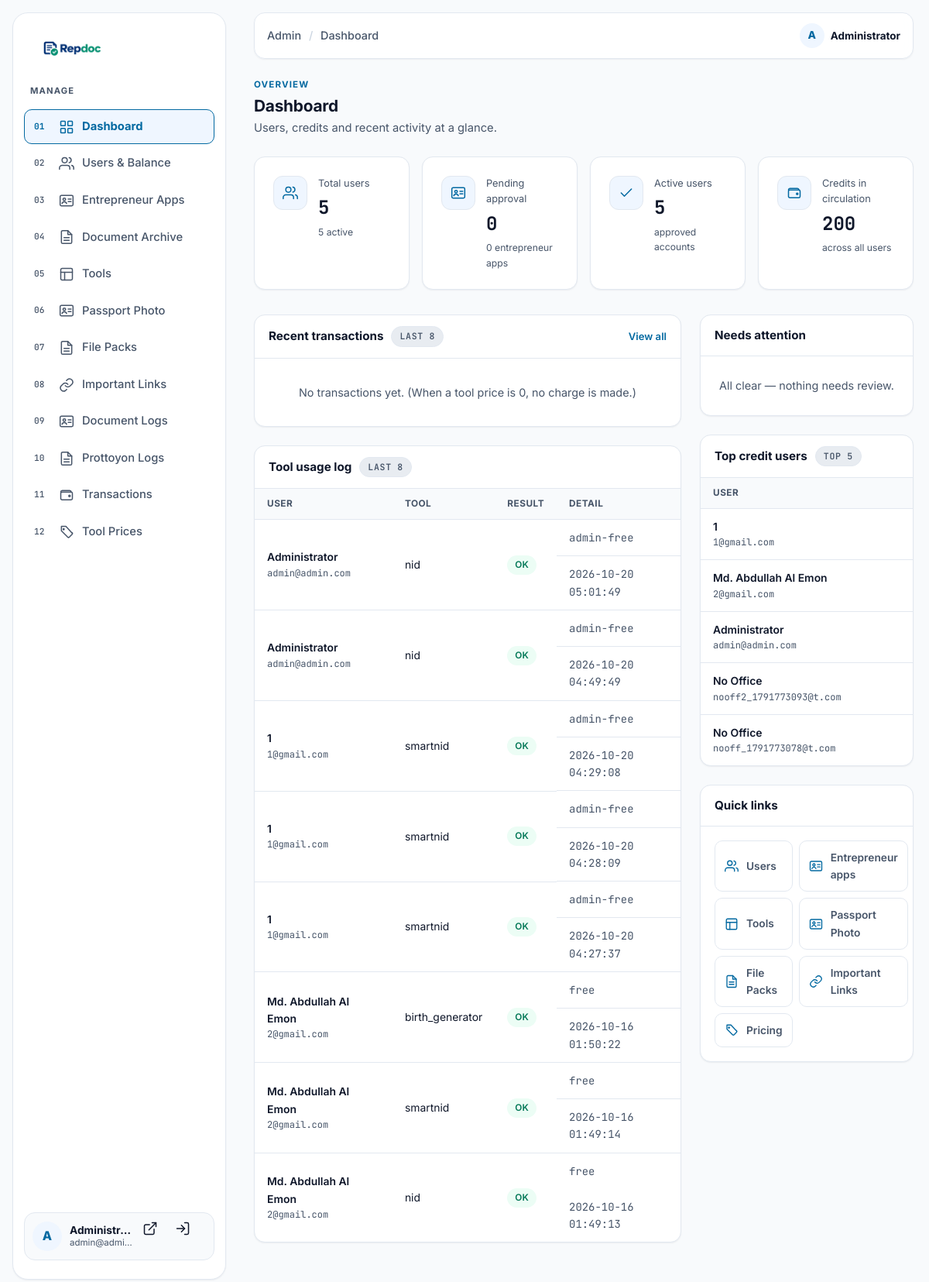
The app's page /admin/index.php (signed in), older data.
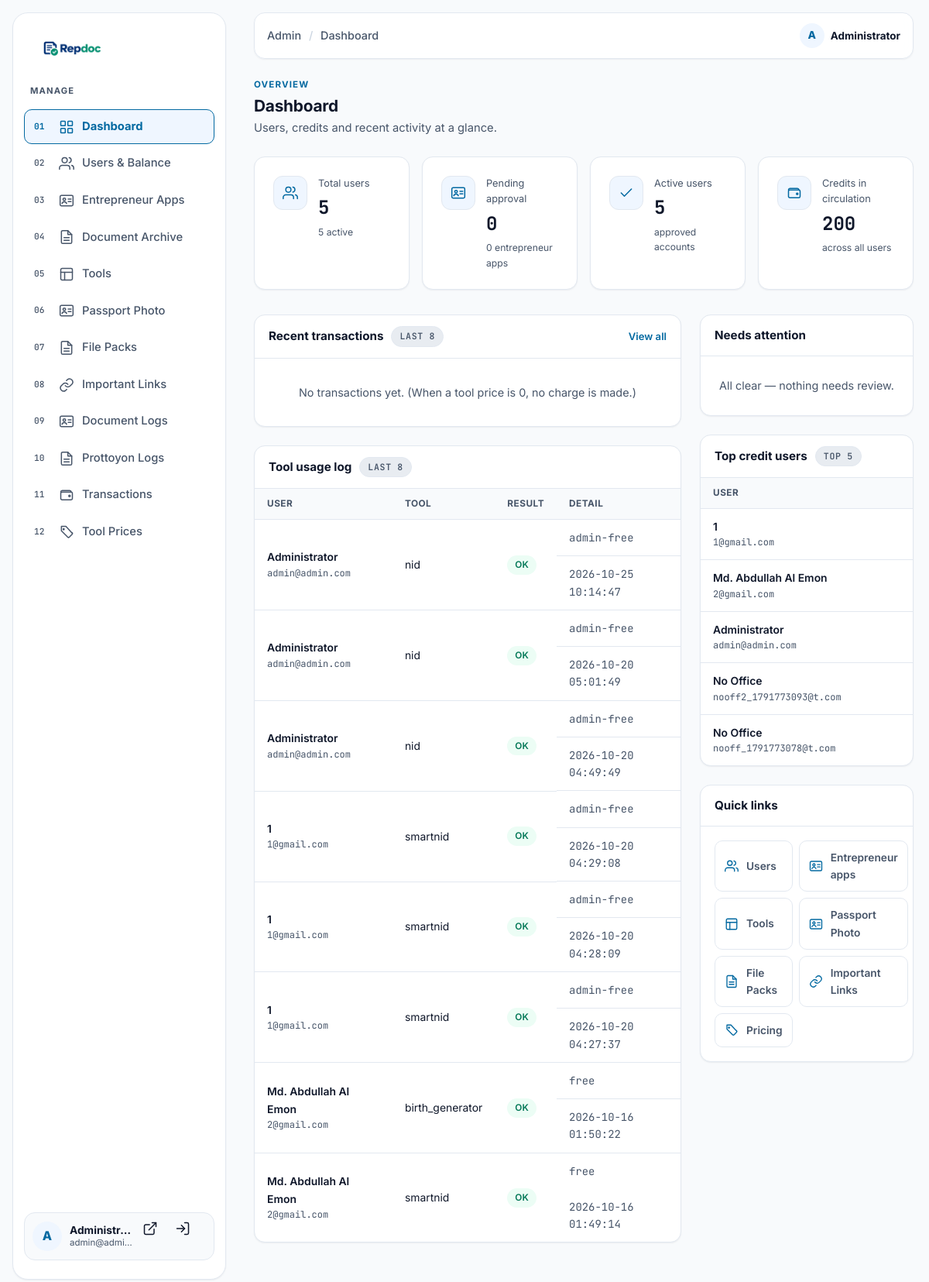
The same page, newer data.
### tables this page shows
CREATE TABLE usage_log (
        id INTEGER PRIMARY KEY AUTOINCREMENT,
        user_id INT NOT NULL,
        tool_key TEXT NOT NULL,
        status VARCHAR(32) NOT NULL,
        detail TEXT,
        created_at DATETIME DEFAULT CURRENT_TIMESTAMP
    );

CREATE TABLE users (
        id INTEGER PRIMARY KEY AUTOINCREMENT,
        fullname TEXT NOT NULL,
        email TEXT NOT NULL UNIQUE,
        phone TEXT DEFAULT '',
        password TEXT NOT NULL,
        role VARCHAR(32) NOT NULL DEFAULT 'user',
        status VARCHAR(32) NOT NULL DEFAULT 'pending',
        balance INT NOT NULL DEFAULT 0,
        note TEXT,
        last_login_at DATETIME NULL,
        created_at DATETIME DEFAULT CURRENT_TIMESTAMP
    );

### src/bootstrap.php (called while the page is built, shortened)
<?php
if (!function_exists('e')) {
    function e($v): string
    {
        return htmlspecialchars((string) $v, ENT_QUOTES | ENT_SUBSTITUTE, 'UTF-8', false);
    }
}

### admin/index.php (the view, shortened to what the rows shown need)
<?php
require_once __DIR__ . '/includes/layout.php';
$db = repdoc_db();
$recentUsage = [];
$topSpenders = [];
if ($db) {
    try {
        $recentUsage = $db->query('SELECT g.*, u.fullname, u.email FROM usage_log g
                                   LEFT JOIN users u ON u.id = g.user_id
                                   ORDER BY g.id DESC LIMIT 8')->fetchAll();
        $topSpenders = $db->query('SELECT u.id, u.fullname, u.email, u.balance,
                                          COALESCE(-SUM(CASE WHEN t.delta < 0 THEN t.delta ELSE 0 END), 0) AS spent
                                   FROM users u
                                   LEFT JOIN transactions t ON t.user_id = u.id
                                   GROUP BY u.id, u.fullname, u.email, u.balance
                                   ORDER BY spent DESC LIMIT 5')->fetchAll();
    } catch (Throwable $e) {
        $db = null;
    }
}
?>
<div class="admin-page-head dash-head">
    <div>
        <h1 class="admin-title">Dashboard</h1>
    </div>
</div>
<?php if (!$db): ?>
    <div class="alert alert-error" role="alert">
        Could not connect to the database. Try running <a href="../src/setup.php">/src/setup.php</a> once.
    </div>
<?php else: ?>
<div class="dash-grid">
    <div class="dash-main">
<div class="panel">
    <?php if ($recentUsage): ?>
        <div class="table-wrap">
            <table class="data">
                <thead><tr><th>User</th><th>Tool</th><th>Result</th><th>Detail</th><th>Time</th></tr></thead>
                <tbody>
                    <?php foreach ($recentUsage as $row): ?>
                        <tr>
                            <td>
                                <span class="cell-name"><?= e($row['fullname'] ?: '—') ?></span>
                                <span class="cell-sub"><?= e($row['email'] ?: '') ?></span>
                            </td>
                            <td><?= e($row['tool_key']) ?></td>
                            <td>
                                <?php
                                $status = (string) $row['status'];
                                $cls = $status === 'ok' ? 'pill-approved' : ($status === 'denied_insufficient' ? 'pill-pending' : 'pill-rejected');
                                $statusLabels = ['ok' => 'OK', 'denied_insufficient' => 'Insufficient', 'error' => 'Error'];
                                ?>
                                <span class="pill <?= $cls ?>"><?= e($statusLabels[$status] ?? ucfirst($status)) ?></span>
                            </td>
                            <td class="cell-sub"><?= e((string) $row['detail']) ?></td>
                            <td class="cell-sub"><?= e((string) $row['created_at']) ?></td>
                        </tr>
                    <?php endforeach; ?>
                </tbody>
            </table>
        </div>
    <?php else: ?>
        <div class="empty-state-sm">No tool usage yet.</div>
    <?php endif; ?>
</div>
    </div>
    <div class="dash-side">
<div class="panel">
    <?php if ($topSpenders): ?>
        <div class="table-wrap">
            <table class="data">
                <thead><tr><th>User</th><th>Credits used</th><th>Current balance</th></tr></thead>
                <tbody>
                    <?php foreach ($topSpenders as $row): ?>
                        <tr>
                            <td>
                                <span class="cell-name"><?= e($row['fullname'] ?: '—') ?></span>
                                <span class="cell-sub"><?= e($row['email'] ?: '') ?></span>
                            </td>
                            <td class="balance"><?= (int) $row['spent'] ?></td>
                        </tr>
                    <?php endforeach; ?>
                </tbody>
            </table>
        </div>
    <?php else: ?>
        <div class="empty-state-sm">No data.</div>
    <?php endif; ?>
</div>
    </div>
</div>
<?php endif; ?>

Row changes from the older to the newer data that the page shows:
no longer on this page (row unchanged): usage_log: user.fullname "Md. Abdullah Al Emon", user.email "2@gmail.com", tool_key "nid", status "OK", detail "free", created_at "2026-10-16 01:49:13"
added usage_log: user.fullname "Administrator", user.email "admin@admin.com", tool_key "nid", status "OK", detail "admin-free", created_at "2026-10-25 10:14:47"
